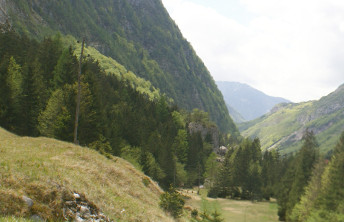
%> input picture Assignment4/panorama/panorama1.jpg, 344 x 222 px, given in place of p, which was not available
$ octave panorama3.m   (GNU Octave 9; MATLAB toolbox functions it lacks are replaced by stand-ins)
%> lines starting %> are read from the running program, lines starting %| are printed output that depends on the picture; pictures that were not available may be replaced by others from this repository, and a replacement may not be noted

images = ["panorama/panorama1.jpg", "panorama/panorama2.jpg", 'panorama/panorama3.jpg', 'panorama/panorama4.jpg', 'panorama/panorama5.jpg', 'panorama/panorama6.jpg'];

I1 = imread(images(1)); G1 = rgb2gray(I1);
%> further down, I1 is the input picture: size 222x344x3 uint8; mean R, G, B 129.8, 132.5, 110.7
%> after `G1 = rgb2gray(I1)`:
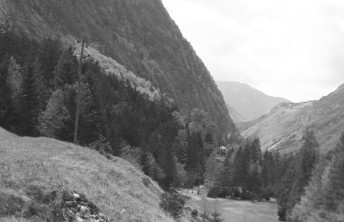
%> G1: size 222x344 uint8; min 31, max 255, mean 129.2
I2 = imread(images(2)); G2 = rgb2gray(I2);
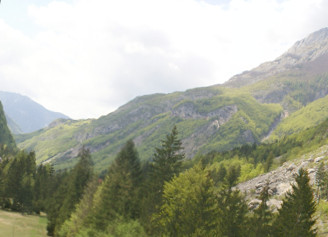
%> input picture Assignment4/panorama/panorama2.jpg, 328 x 237 px, given in place of a, which was not available
%> further down, I2 is the input picture: size 237x328x3 uint8; mean R, G, B 169.9, 172.4, 156.3
%> after `G2 = rgb2gray(I2)`:
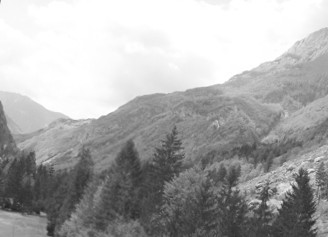
%> G2: size 237x328 uint8; min 35, max 255, mean 169.8
%> (the run ends here)
